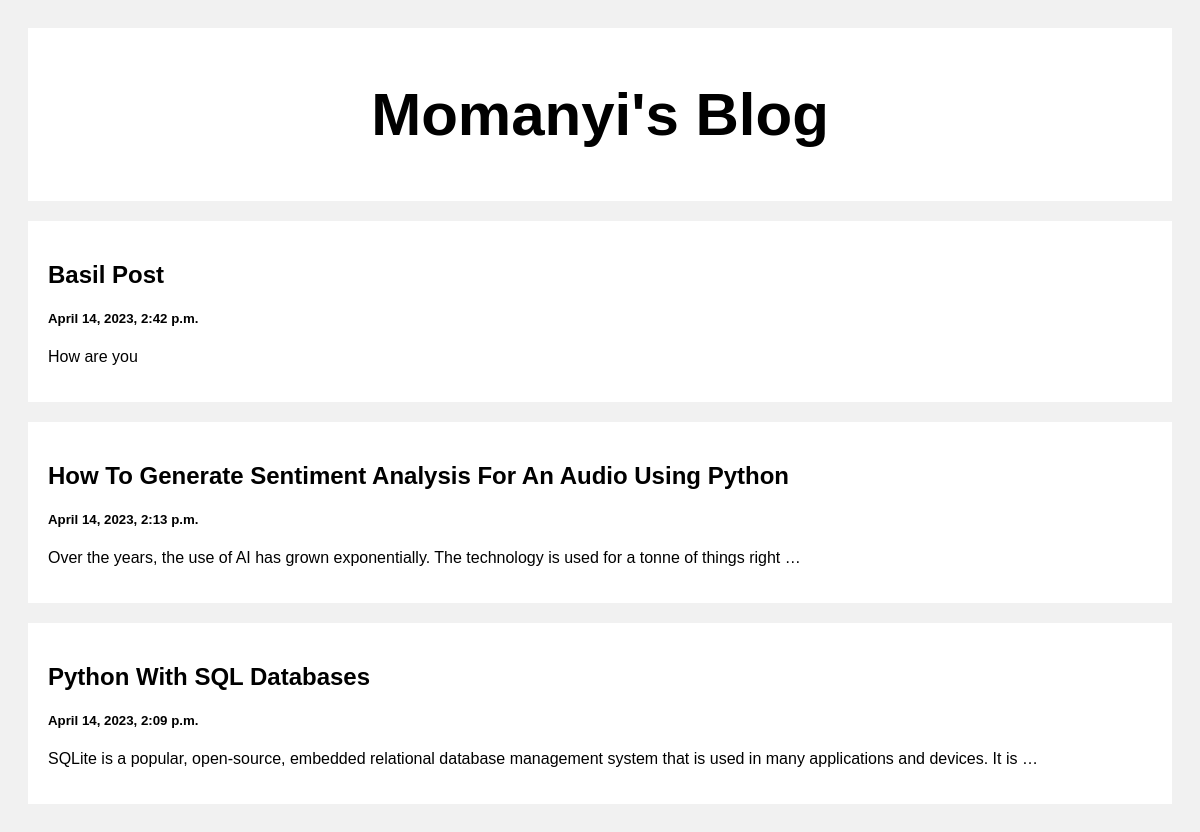
The page / on the database its author committed.
### posts/models.py (models this page shows)
class Post(models.Model):
    title = models.CharField(max_length=100)
    body = models.CharField(max_length=1000000)
    created_at = models.DateTimeField(default=datetime.now, blank=True)

### posts/views.py (the view)
def index(request):
    posts = Post.objects.all()
    return render(request, 'index.html', {'posts': posts})

### templates/index.html (shortened to what this page needs)
<!DOCTYPE html>
<html>
<head>
</head>
<body>
<div class="header">
  <h2>Momanyi's Blog</h2>
</div>
<div class="row">
  <div class="leftcolumn">
    {% for post in posts reversed %}
    <div class="card">
      <a style="text-decoration: none; color: black;" href="/post/{{post.id}}">
        <h2>{{post.title}}</h2>
        <h5>{{post.created_at}}</h5>
        <p>{{post.body|truncatewords:20}}</p>
      </a>
    </div>
    {% endfor %}
  </div>
</div>
</body>
</html>

### templates/index.html (style rules this page uses)
* { box-sizing: border-box; }
body { font-family: Arial; padding: 20px; background: #f1f1f1; }
.header { padding: 2px; font-size: 40px; text-align: center; background: white; }
.leftcolumn { float: left; width: 100%; }
.card { background-color: white; padding: 20px; margin-top: 20px; }
.row:after { content: ""; display: table; clear: both; }

### rows shown on the page
Post: title "Basil Post", created_at "April 14, 2023, 2:42 p.m.", body "How are you"
Post: title "How To Generate Sentiment Analysis For An Audio Using Python", created_at "April 14, 2023, 2:13 p.m.", body "Over the years, the use of AI has grown exponentially. The technology is used for a tonne of things right …"
Post: title "Python With SQL Databases", created_at "April 14, 2023, 2:09 p.m.", body "SQLite is a popular, open-source, embedded relational database management system that is used in many applications and devices. It is …"
